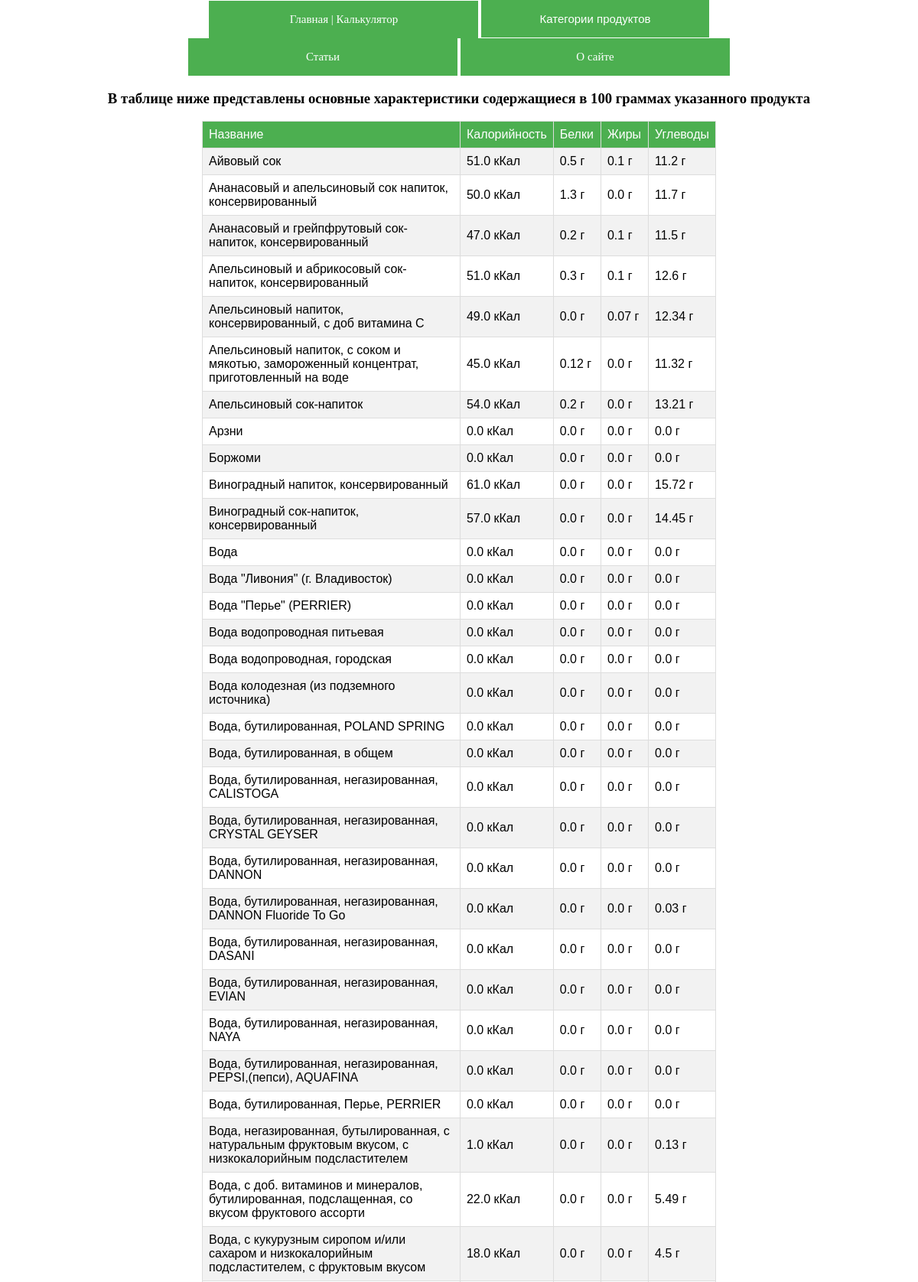
The app's page /category/voda_i_napitki/ (upper part) with its own data.
### calculator/models.py (models this page shows, shortened)
class Products(models.Model):
    category_name = models.CharField(max_length=255)
    title = models.CharField(max_length=255)
    calories = models.FloatField()
    protein = models.FloatField()
    fats = models.FloatField()
    carbs = models.FloatField()
    category = models.ForeignKey(Categories, on_delete=models.PROTECT)

### calculator/views.py (the view)
# urls.py: path('category/<slug:slug>/', ShowCategory.as_view(), name='category'),
class ShowCategory(CommonData, ListView):
    model = Products
    template_name = 'calculator/category.html'
    context_object_name = 'products'
    def get_context_data(self, **kwargs):
        context = super().get_context_data(**kwargs)
        category_title = Categories.objects.get(slug=self.kwargs['slug'])
        extra_context = self.get_common_context(title=category_title)
        return dict(list(context.items()) + list(extra_context.items()))
    def get_queryset(self):
        return Products.objects.filter(category__slug=self.kwargs['slug'])

### calculator/models.py (called while the page is built)
    def __str__(self):
        return self.title

    def get_absolute_url(self):
        return reverse('category', kwargs={'slug': self.slug})

### calculator/utils.py (called while the page is built)
    def get_common_context(self, **kwargs):
        context = kwargs
        context['menu'] = menu
        context['categories_list'] = categories_list
        if 'selected' not in context:
            context['selected'] = 0
        return context

### calculator/templates/calculator/category.html
{% extends 'calculator/base.html' %}
{% block content %}
<h3 class="main_header" align="center">В таблице ниже представлены основные характеристики содержащиеся в 100 граммах указанного продукта</h3>
<table class="main_table" align="center">
    <tr class="headers">
        <td>Название</td>
        <td>Калорийность</td>
        <td>Белки</td>
        <td>Жиры</td>
        <td>Углеводы</td>
    </tr>
{% for item in products %}
    <tr>
        <td>{{item.title}}</td>
        <td>{{item.calories}} кКал</td>
        <td>{{item.protein}} г</td>
        <td>{{item.fats}} г</td>
        <td>{{item.carbs}} г</td>
    </tr>
{% endfor %}
</table>
{% endblock content %}

### calculator/static/calculator/css/styles.css (style rules this page uses)
body { max-width: 80%; align: center; margin: auto; }
.main_table { font-family: Arial, Helvetica, sans-serif; border-collapse: collapse; width: 70%; table-align: center }
.main_table td, .maintable th { border: 1px solid #ddd; padding: 8px; }
.headers { background-color: #4CAF50; color: white; }
tr:nth-child(even) { background-color: #f2f2f2; }

### records on screen
Products: title "Айвовый сок", calories "51.0", protein "0.5", fats "0.1", carbs "11.2"
Products: title "Ананасовый и апельсиновый сок напиток, консервированный", calories "50.0", protein "1.3", fats "0.0", carbs "11.7"
Products: title "Ананасовый и грейпфрутовый сок-напиток, консервированный", calories "47.0", protein "0.2", fats "0.1", carbs "11.5"
Products: title "Апельсиновый и абрикосовый сок-напиток, консервированный", calories "51.0", protein "0.3", fats "0.1", carbs "12.6"
Products: title "Апельсиновый напиток, консервированный, с доб витамина C", calories "49.0", protein "0.0", fats "0.07", carbs "12.34"
Products: title "Апельсиновый напиток, с соком и мякотью, замороженный концентрат, приготовленный на воде", calories "45.0", protein "0.12", fats "0.0", carbs "11.32"
Products: title "Апельсиновый сок-напиток", calories "54.0", protein "0.2", fats "0.0", carbs "13.21"
Products: title "Арзни", calories "0.0", protein "0.0", fats "0.0", carbs "0.0"
Products: title "Боржоми", calories "0.0", protein "0.0", fats "0.0", carbs "0.0"
Products: title "Виноградный напиток, консервированный", calories "61.0", protein "0.0", fats "0.0", carbs "15.72"
Products: title "Виноградный сок-напиток, консервированный", calories "57.0", protein "0.0", fats "0.0", carbs "14.45"
Products: title "Вода", calories "0.0", protein "0.0", fats "0.0", carbs "0.0"
Products: title "Вода \"Ливония\" (г. Владивосток)", calories "0.0", protein "0.0", fats "0.0", carbs "0.0"
Products: title "Вода \"Перье\" (PERRIER)", calories "0.0", protein "0.0", fats "0.0", carbs "0.0"
Products: title "Вода водопроводная питьевая", calories "0.0", protein "0.0", fats "0.0", carbs "0.0"
Products: title "Вода водопроводная, городская", calories "0.0", protein "0.0", fats "0.0", carbs "0.0"
Products: title "Вода колодезная (из подземного источника)", calories "0.0", protein "0.0", fats "0.0", carbs "0.0"
Products: title "Вода, бутилированная, POLAND SPRING", calories "0.0", protein "0.0", fats "0.0", carbs "0.0"
Products: title "Вода, бутилированная, в общем", calories "0.0", protein "0.0", fats "0.0", carbs "0.0"
Products: title "Вода, бутилированная, негазированная, CALISTOGA", calories "0.0", protein "0.0", fats "0.0", carbs "0.0"
Products: title "Вода, бутилированная, негазированная, CRYSTAL GEYSER", calories "0.0", protein "0.0", fats "0.0", carbs "0.0"
Products: title "Вода, бутилированная, негазированная, DANNON", calories "0.0", protein "0.0", fats "0.0", carbs "0.0"
Products: title "Вода, бутилированная, негазированная, DANNON Fluoride To Go", calories "0.0", protein "0.0", fats "0.0", carbs "0.03"
Products: title "Вода, бутилированная, негазированная, DASANI", calories "0.0", protein "0.0", fats "0.0", carbs "0.0"
Products: title "Вода, бутилированная, негазированная, EVIAN", calories "0.0", protein "0.0", fats "0.0", carbs "0.0"
Products: title "Вода, бутилированная, негазированная, NAYA", calories "0.0", protein "0.0", fats "0.0", carbs "0.0"
Products: title "Вода, бутилированная, негазированная, PEPSI,(пепси), AQUAFINA", calories "0.0", protein "0.0", fats "0.0", carbs "0.0"
Products: title "Вода, бутилированная, Перье, PERRIER", calories "0.0", protein "0.0", fats "0.0", carbs "0.0"
Products: title "Вода, негазированная, бутылированная, с натуральным фруктовым вкусом, с низкокалорийным подсластителем", calories "1.0", protein "0.0", fats "0.0", carbs "0.13"
Products: title "Вода, с доб. витаминов и минералов, бутилированная, подслащенная, со вкусом фруктового ассорти", calories "22.0", protein "0.0", fats "0.0", carbs "5.49"
Products: title "Вода, с кукурузным сиропом и/или сахаром и низкокалорийным подсластителем, с фруктовым вкусом", calories "18.0", protein "0.0", fats "0.0", carbs "4.5"

### other values on screen
{{ point.title }} "Главная | Калькулятор" "Статьи" "О сайте"
{{ point.title }} "Категории продуктов"
